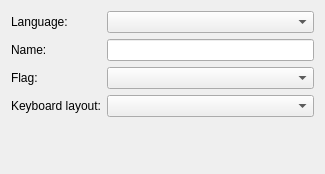
<ui version="4.0" >
 <class>LanguagePage</class>
 <widget class="QWidget" name="LanguagePage" >
  <property name="geometry" >
   <rect>
    <x>0</x>
    <y>0</y>
    <width>325</width>
    <height>174</height>
   </rect>
  </property>
  <layout class="QGridLayout" >
   <item row="0" column="0" >
    <widget class="QLabel" name="localeSelectionLabel" >
     <property name="text" >
      <string>Language:</string>
     </property>
    </widget>
   </item>
   <item row="0" column="1" >
    <widget class="QComboBox" name="localeComboBox" />
   </item>
   <item row="1" column="0" >
    <widget class="QLabel" name="nameLabel" >
     <property name="text" >
      <string>Name:</string>
     </property>
     <property name="buddy" >
      <cstring>identifierNameLineEdit</cstring>
     </property>
    </widget>
   </item>
   <item row="1" column="1" >
    <widget class="QLineEdit" name="identifierNameLineEdit" />
   </item>
   <item row="2" column="0" >
    <widget class="QLabel" name="iconSelectionLabel" >
     <property name="text" >
      <string>Flag:</string>
     </property>
    </widget>
   </item>
   <item row="2" column="1" >
    <widget class="QComboBox" name="iconComboBox" />
   </item>
   <item row="3" column="0" >
    <widget class="QLabel" name="keyboardLayoutLabel" >
     <property name="text" >
      <string>Keyboard layout:</string>
     </property>
    </widget>
   </item>
   <item row="3" column="1" >
    <widget class="QComboBox" name="keyboardLayoutComboBox" />
   </item>
   <item row="4" column="1" >
    <spacer>
     <property name="orientation" >
      <enum>Qt::Vertical</enum>
     </property>
     <property name="sizeHint" >
      <size>
       <width>20</width>
       <height>40</height>
      </size>
     </property>
    </spacer>
   </item>
  </layout>
 </widget>
 <resources/>
 <connections/>
</ui>
